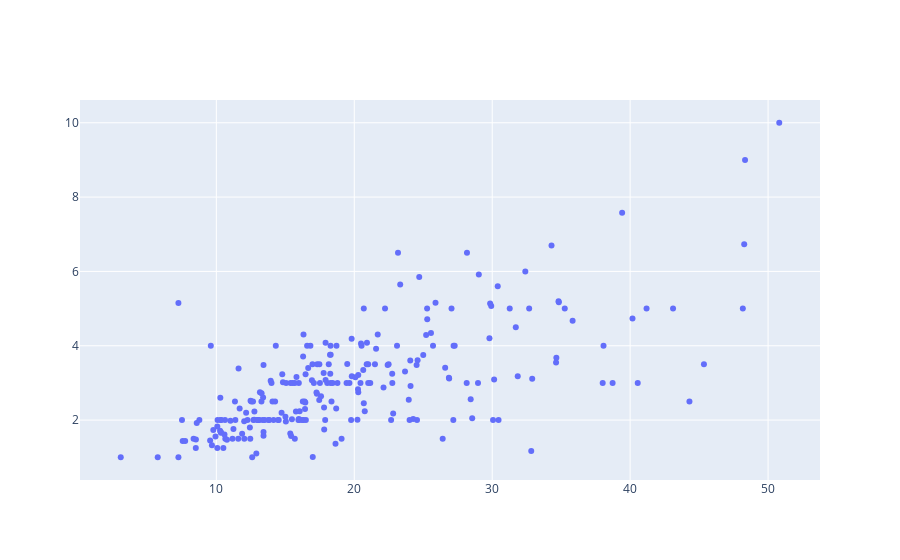

The notebook cell this image was saved under:
### Code cell
import plotly.graph_objects as go
fig = go.Figure()
fig.add_trace(go.Scatter(x = tips.total_bill , y = tips.tip , mode='markers'))

### Figure 1 — Plotly figure (JSON) as saved in the notebook; plotly's stock layout.template omitted (floating-point values rounded to 4 significant figures; data arrays with more than 128 entries replaced by an {"elided": "..."} marker saying what was removed)
{"data": [{"mode": "markers", "type": "scatter", "x": {"elided": "244 float values"}, "y": {"elided": "244 float values"}}], "layout": {}}
